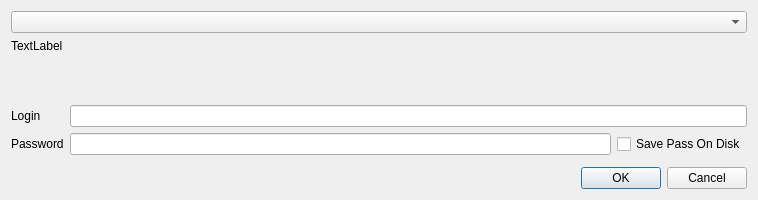
<?xml version="1.0" encoding="UTF-8"?>
<ui version="4.0">
 <class>EnterLicenseDialog</class>
 <widget class="QDialog" name="EnterLicenseDialog">
  <property name="geometry">
   <rect>
    <x>0</x>
    <y>0</y>
    <width>758</width>
    <height>200</height>
   </rect>
  </property>
  <property name="windowTitle">
   <string>Please enter credentials</string>
  </property>
  <layout class="QVBoxLayout" name="verticalLayout">
   <item>
    <layout class="QHBoxLayout" name="horizontalLayout">
     <property name="topMargin">
      <number>0</number>
     </property>
     <item>
      <widget class="QWidget" name="widget" native="true">
       <property name="maximumSize">
        <size>
         <width>9999</width>
         <height>150</height>
        </size>
       </property>
       <layout class="QVBoxLayout" name="verticalLayout_2">
        <property name="spacing">
         <number>6</number>
        </property>
        <property name="leftMargin">
         <number>0</number>
        </property>
        <property name="topMargin">
         <number>0</number>
        </property>
        <property name="rightMargin">
         <number>0</number>
        </property>
        <property name="bottomMargin">
         <number>6</number>
        </property>
        <item>
         <widget class="QComboBox" name="ScriptIdCombo"/>
        </item>
        <item>
         <widget class="QLabel" name="ScriptDescriptionLabel">
          <property name="text">
           <string>TextLabel</string>
          </property>
          <property name="alignment">
           <set>Qt::AlignLeading|Qt::AlignLeft|Qt::AlignTop</set>
          </property>
          <property name="wordWrap">
           <bool>true</bool>
          </property>
         </widget>
        </item>
        <item>
         <spacer name="verticalSpacer">
          <property name="orientation">
           <enum>Qt::Vertical</enum>
          </property>
          <property name="sizeHint" stdset="0">
           <size>
            <width>20</width>
            <height>40</height>
           </size>
          </property>
         </spacer>
        </item>
        <item>
         <layout class="QFormLayout" name="formLayout">
          <property name="fieldGrowthPolicy">
           <enum>QFormLayout::AllNonFixedFieldsGrow</enum>
          </property>
          <item row="0" column="0">
           <widget class="QLabel" name="label">
            <property name="text">
             <string>Login</string>
            </property>
           </widget>
          </item>
          <item row="0" column="1">
           <widget class="QLineEdit" name="lineEdit">
            <property name="text">
             <string/>
            </property>
           </widget>
          </item>
          <item row="1" column="1">
           <layout class="QHBoxLayout" name="horizontalLayout_2">
            <property name="topMargin">
             <number>0</number>
            </property>
            <item>
             <widget class="QLineEdit" name="lineEdit_2">
              <property name="inputMask">
               <string/>
              </property>
              <property name="text">
               <string/>
              </property>
              <property name="echoMode">
               <enum>QLineEdit::Password</enum>
              </property>
             </widget>
            </item>
            <item>
             <widget class="QCheckBox" name="checkBox">
              <property name="text">
               <string>Save Pass On Disk</string>
              </property>
             </widget>
            </item>
           </layout>
          </item>
          <item row="1" column="0">
           <widget class="QLabel" name="label_2">
            <property name="text">
             <string>Password</string>
            </property>
           </widget>
          </item>
         </layout>
        </item>
       </layout>
      </widget>
     </item>
    </layout>
   </item>
   <item>
    <widget class="QDialogButtonBox" name="buttonBox">
     <property name="orientation">
      <enum>Qt::Horizontal</enum>
     </property>
     <property name="standardButtons">
      <set>QDialogButtonBox::Cancel|QDialogButtonBox::Ok</set>
     </property>
    </widget>
   </item>
  </layout>
 </widget>
 <resources>
  <include location="engine.qrc"/>
 </resources>
 <connections>
  <connection>
   <sender>buttonBox</sender>
   <signal>accepted()</signal>
   <receiver>EnterLicenseDialog</receiver>
   <slot>accept()</slot>
   <hints>
    <hint type="sourcelabel">
     <x>248</x>
     <y>254</y>
    </hint>
    <hint type="destinationlabel">
     <x>157</x>
     <y>274</y>
    </hint>
   </hints>
  </connection>
  <connection>
   <sender>buttonBox</sender>
   <signal>rejected()</signal>
   <receiver>EnterLicenseDialog</receiver>
   <slot>reject()</slot>
   <hints>
    <hint type="sourcelabel">
     <x>316</x>
     <y>260</y>
    </hint>
    <hint type="destinationlabel">
     <x>286</x>
     <y>274</y>
    </hint>
   </hints>
  </connection>
 </connections>
</ui>
